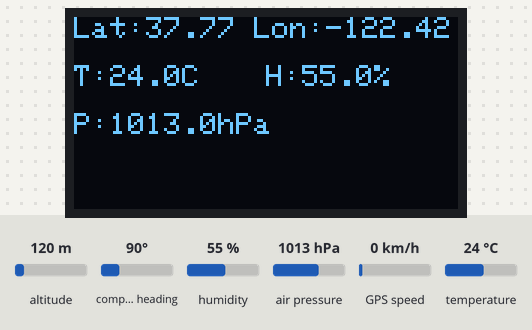
Recording of a sketch running on a simulated ESP32. Shown: 128×64 one-colour display. Inputs (shaded band) come from the test bench; at power-on: humidity 55 %, air pressure 1013 hPa, temperature 24 °C, altitude 120 m, compass heading 90°, GPS speed 0 km/h. WiFi joins after 1.5 s; servers stay silent unless stated; the display library's start-up logo is not drawn; uploads are accepted with an empty reply; the GPS gets a fix after 3 s at 37.7749, -122.4194 with 8 satellites; what the sketch prints to the serial monitor is not drawn.

Above: at 6.2 s.
6.3 s: humidity set to 22 %
At 11.5 s:
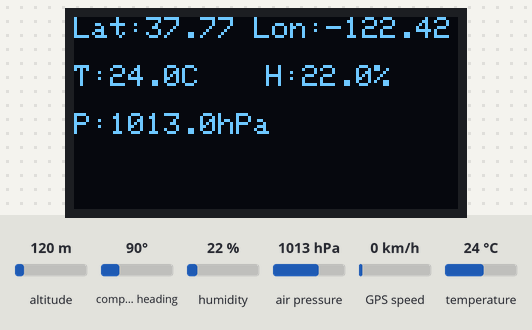
12.4 s: air pressure set to 952 hPa
At 17.1 s:
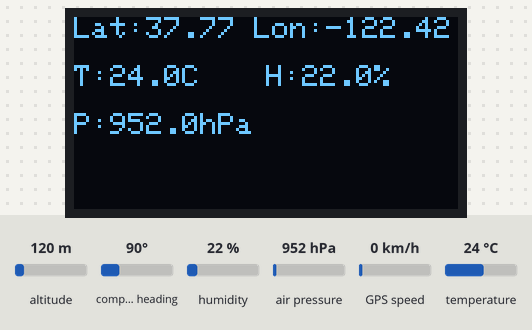
17.7 s: temperature set to 12 °C
At 22.7 s:
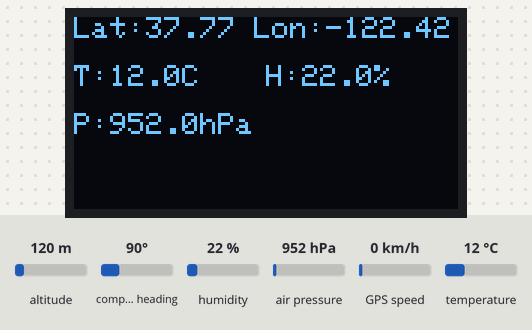
23.0 s: air pressure set to 975 hPa
At 28.0 s:
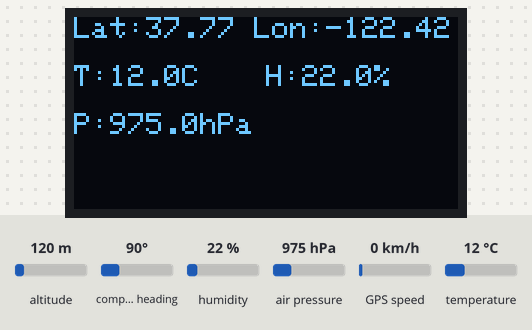
28.3 s: humidity set to 40 %
At 32.6 s:
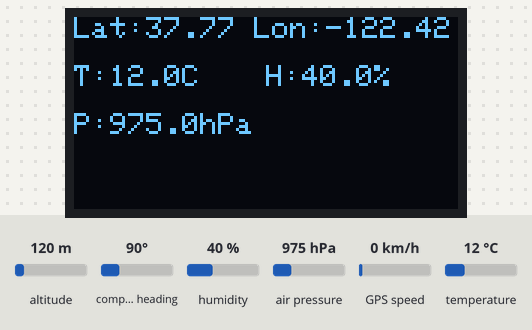
33.7 s: air pressure set to 1000 hPa
At 38.2 s:
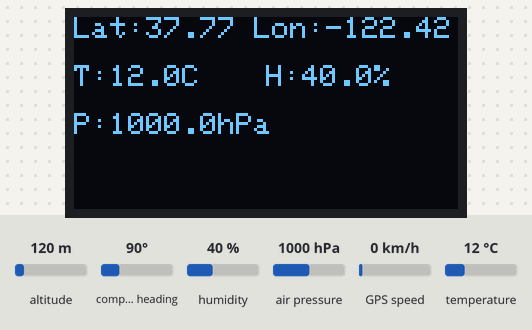
Timing chart, 0 to 39.7 s (numbered marks = the images above; inputs shaded):
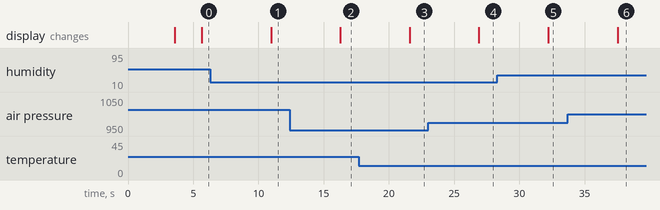

Measured:
- after the input at 6.3 s, the display: changes after 4.7 s (image 1)
- after the input at 12.4 s, the display: changes after 3.9 s (image 2)
- after the input at 17.7 s, the display: changes after 3.9 s (image 3)
- after the input at 23.0 s, the display: changes after 3.9 s (image 4)
- after the input at 28.3 s, the display: changes after 3.9 s (image 5)
- after the input at 33.7 s, the display: changes after 3.8 s (image 6)

The sketch:

esp.ino
```cpp
#include <WiFi.h>
#include <HTTPClient.h>
#include <DHT.h>
#include <Adafruit_GFX.h>
#include <Adafruit_SH110X.h>
#include <Adafruit_BMP280.h>
#include <TinyGPS++.h>

// ----- DHT22 Sensor -----
#define DHT_PIN 23
#define DHTTYPE DHT22
DHT dht(DHT_PIN, DHTTYPE);

// ----- OLED SH1106 -----
#define i2c_Address 0x3c
#define SCREEN_WIDTH 128
#define SCREEN_HEIGHT 64
#define OLED_RESET -1
Adafruit_SH1106G display = Adafruit_SH1106G(SCREEN_WIDTH, SCREEN_HEIGHT, &Wire, OLED_RESET);

// ----- BMP280 -----
Adafruit_BMP280 bmp;
bool bmpAvailable = false;

// ----- WiFi Credentials -----
const char* ssids[] = {"realme_C11", "Arthi", "realme_C12"};
const char* passwords[] = {"artthhii", "01707275528", "aabbcc112233"};

// ----- Server Info -----
const char* SERVER_NAME = "http://studiozzzzprojects.atwebpages.com/sensordata.php";
String PROJECT_API_KEY = "API KEY HERE";
int station_id = 2;  // ✅ keep station_id for server

// ----- GPS (NEO-6M) -----
#define RXD2 16  // GPS TX → ESP RX
#define TXD2 17  // GPS RX → ESP TX
HardwareSerial neogps(1);
TinyGPSPlus gps;

// ----- Timer -----
unsigned long lastMillis = 0;
long interval = 5000;

void setup() {
  Serial.begin(115200);
  dht.begin();

  Wire.begin();
  if (!display.begin(i2c_Address, true)) {
    Serial.println(F("OLED init failed!"));
    while (1);
  }

  display.display(); delay(2000); display.clearDisplay();

  // BMP280 setup
  if (bmp.begin(0x76)) {
    bmpAvailable = true;
  } else {
    displayStatusMessage("BMP Missing!");
    delay(1500);
  }

  // GPS begin
  neogps.begin(9600, SERIAL_8N1, RXD2, TXD2);

  // Connect WiFi
  connectToWiFi();
  Serial.println("Ready!");
}

void loop() {
  // Update GPS
  while (neogps.available()) {
    gps.encode(neogps.read());
  }

  if (WiFi.status() == WL_CONNECTED) {
    if (millis() - lastMillis > interval) {
      float t = dht.readTemperature();
      float h = dht.readHumidity();
      float pressure = bmpAvailable ? bmp.readPressure() / 100.0F : -1.0;

      float latitude = gps.location.isValid() ? gps.location.lat() : 0.0;
      float longitude = gps.location.isValid() ? gps.location.lng() : 0.0;

      if (isnan(t) || isnan(h)) {
        displayStatusMessage("Sensor Error!");
        return;
      }

      displaySensorData(t, h, pressure, latitude, longitude);
      upload_data(t, h, pressure, latitude, longitude);

      lastMillis = millis();
    }
  } else {
    displayStatusMessage("WiFi Lost!");
  }

  delay(1000);
}

void connectToWiFi() {
  int numNetworks = sizeof(ssids) / sizeof(ssids[0]);
  for (int i = 0; i < numNetworks; i++) {
    WiFi.begin(ssids[i], passwords[i]);
    int attempts = 0;
    while (WiFi.status() != WL_CONNECTED && attempts < 10) {
      delay(500);
      attempts++;
    }
    if (WiFi.status() == WL_CONNECTED) {
      displayStatusMessage("WiFi OK");
      return;
    }
  }
  displayStatusMessage("WiFi Failed!");
  while (1);
}

void upload_data(float temperature, float humidity, float pressure, float lat, float lon) {
  String postData = "api_key=" + PROJECT_API_KEY;
  postData += "&station_id=" + String(station_id);  // ✅ station_id kept
  postData += "&temperature=" + String(temperature, 2);
  postData += "&humidity=" + String(humidity, 2);
  postData += "&pressure=" + (pressure >= 0 ? String(pressure, 2) : "null");
  postData += "&latitude=" + String(lat, 6);
  postData += "&longitude=" + String(lon, 6);

  HTTPClient http;
  WiFiClient client;
  http.begin(client, SERVER_NAME);
  http.addHeader("Content-Type", "application/x-www-form-urlencoded");

  int response = http.POST(postData);
  Serial.print("HTTP Response: ");
  Serial.println(response);
  http.end();
}

void displaySensorData(float temp, float hum, float pressure, float lat, float lon) {
  display.clearDisplay();
  display.setTextSize(1);
  display.setTextColor(SH110X_WHITE);

  // Line 1 - Coords
  display.setCursor(0, 0);
  display.print("Lat:");
  display.print(lat, 2);
  display.print(" Lon:");
  display.print(lon, 2);

  // Line 2 - Temp
  display.setCursor(0, 16);
  display.print("T:");
  display.print(temp, 1);
  display.print("C");

  // Line 3 - Humidity
  display.setCursor(64, 16);
  display.print("H:");
  display.print(hum, 1);
  display.print("%");

  // Line 4 - Pressure
  display.setCursor(0, 32);
  display.print("P:");
  if (pressure >= 0) {
    display.print(pressure, 1);
    display.print("hPa");
  } else {
    display.print("N/A");
  }

  display.display();
}

void displayStatusMessage(String message) {
  display.clearDisplay();
  display.setTextSize(1);
  display.setTextColor(SH110X_WHITE);
  display.setCursor(0, 0);
  display.println("STATUS:");
  display.setCursor(0, 16);
  display.println(message);
  display.display();
}
```
